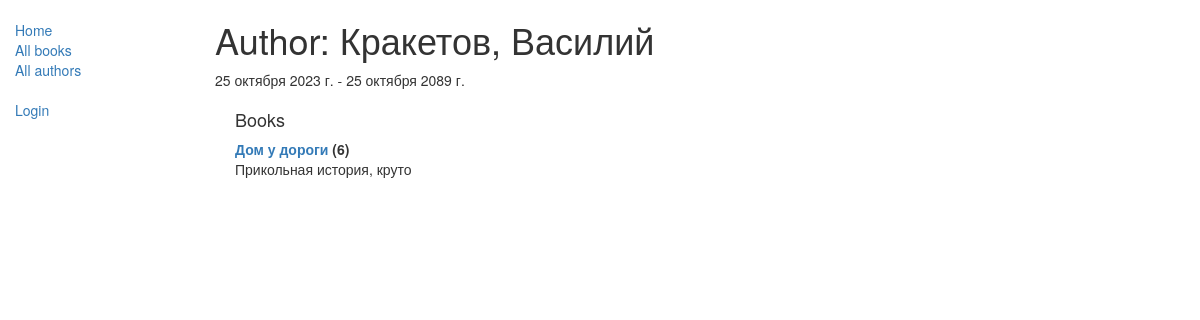
The app's page /catalog/author/1 with its own data.
### catalog/models.py (models this page shows, shortened)
class Author(models.Model):
    first_name = models.CharField(max_length=100)
    last_name = models.CharField(max_length=100)
    date_of_birth = models.DateField(null=True, blank=True)
    date_of_death = models.DateField('died', null=True, blank=True)
    class Meta:
        ordering = ['last_name', 'first_name']
    def __str__(self):
        return '{0}, {1}'.format(self.last_name, self.first_name)

class Book(models.Model):
    title = models.CharField(max_length=200)
    author = models.ForeignKey('Author', on_delete=models.SET_NULL, null=True)
    summary = models.TextField(max_length=1000, help_text="Enter a brief description of the book")
    isbn = models.CharField('ISBN', max_length=13,
                            unique=True,
                            help_text='13 Character <a href="https://www.isbn-international.org/content/what-isbn'
                                      '">ISBN number</a>')
    genre = models.ManyToManyField(Genre, help_text="Select a genre for this book")
    language = models.ForeignKey('Language', on_delete=models.SET_NULL, null=True)
    class Meta:
        ordering = ['title', 'author']
    def display_genre(self):
        return ', '.join([genre.name for genre in self.genre.all()[:3]])
    display_genre.short_description = 'Genre'
    def __str__(self):
        return self.title

### catalog/views.py (the view)
class AuthorDetailView(generic.DetailView):
    model = Author

### catalog/templates/catalog/author_detail.html
{% extends "base_generic.html" %}
{% block content %}
<h1>Author: {{ author }} </h1>
<p>{{author.date_of_birth}} - {% if author.date_of_death %}{{author.date_of_death}}{% endif %}</p>
<div style="margin-left:20px;margin-top:20px">
<h4>Books</h4>
<dl>
{% for book in author.book_set.all %}
  <dt><a href="{% url 'book-detail' book.pk %}">{{book}}</a> ({{book.bookinstance_set.all.count}})</dt>
  <dd>{{book.summary}}</dd>
{% endfor %}
</dl>
</div>
{% endblock %}

### records on screen
Author: last_name+first_name "Кракетов, Василий", date_of_birth "25 октября 2023 г.", date_of_death "25 октября 2089 г."
Book: title "Дом у дороги", bookinstance_set.all.count "6", summary "Прикольная история, круто"
